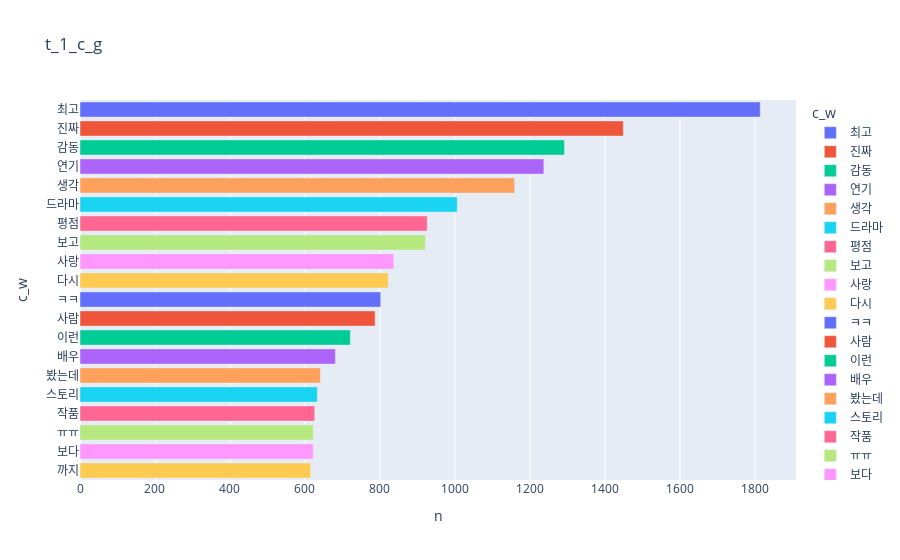

The code cell stored with this chart in its notebook:
### Code cell
t_l_0_data=dict(N_그램_표현(t_l_1_s,20,1))
v_df2=pd.DataFrame(columns=['c_w','n'])
v_df2['c_w']=list(t_l_0_data.keys())
v_df2['n']=list(t_l_0_data.values())
fig=px.bar(v_df2,x='n',y='c_w',orientation='h',title='t_1_c_g',color='c_w')#orientation:동작 형식
fig.show()

### Figure 1 — Plotly figure (JSON) as saved in the notebook; plotly's stock layout.template omitted (floating-point values rounded to 4 significant figures)
{"data": [{"alignmentgroup": "True", "hovertemplate": "c_w=%{y}<br>n=%{x}<extra></extra>", "legendgroup": "최고", "marker": {"color": "#636efa", "pattern": {"shape": ""}}, "name": "최고", "offsetgroup": "최고", "orientation": "h", "showlegend": true, "textposition": "auto", "type": "bar", "x": [1814], "xaxis": "x", "y": ["최고"], "yaxis": "y"}, {"alignmentgroup": "True", "hovertemplate": "c_w=%{y}<br>n=%{x}<extra></extra>", "legendgroup": "진짜", "marker": {"color": "#EF553B", "pattern": {"shape": ""}}, "name": "진짜", "offsetgroup": "진짜", "orientation": "h", "showlegend": true, "textposition": "auto", "type": "bar", "x": [1449], "xaxis": "x", "y": ["진짜"], "yaxis": "y"}, {"alignmentgroup": "True", "hovertemplate": "c_w=%{y}<br>n=%{x}<extra></extra>", "legendgroup": "감동", "marker": {"color": "#00cc96", "pattern": {"shape": ""}}, "name": "감동", "offsetgroup": "감동", "orientation": "h", "showlegend": true, "textposition": "auto", "type": "bar", "x": [1292], "xaxis": "x", "y": ["감동"], "yaxis": "y"}, {"alignmentgroup": "True", "hovertemplate": "c_w=%{y}<br>n=%{x}<extra></extra>", "legendgroup": "연기", "marker": {"color": "#ab63fa", "pattern": {"shape": ""}}, "name": "연기", "offsetgroup": "연기", "orientation": "h", "showlegend": true, "textposition": "auto", "type": "bar", "x": [1237], "xaxis": "x", "y": ["연기"], "yaxis": "y"}, {"alignmentgroup": "True", "hovertemplate": "c_w=%{y}<br>n=%{x}<extra></extra>", "legendgroup": "생각", "marker": {"color": "#FFA15A", "pattern": {"shape": ""}}, "name": "생각", "offsetgroup": "생각", "orientation": "h", "showlegend": true, "textposition": "auto", "type": "bar", "x": [1159], "xaxis": "x", "y": ["생각"], "yaxis": "y"}, {"alignmentgroup": "True", "hovertemplate": "c_w=%{y}<br>n=%{x}<extra></extra>", "legendgroup": "드라마", "marker": {"color": "#19d3f3", "pattern": {"shape": ""}}, "name": "드라마", "offsetgroup": "드라마", "orientation": "h", "showlegend": true, "textposition": "auto", "type": "bar", "x": [1006], "xaxis": "x", "y": ["드라마"], "yaxis": "y"}, {"alignmentgroup": "True", "hovertemplate": "c_w=%{y}<br>n=%{x}<extra></extra>", "legendgroup": "평점", "marker": {"color": "#FF6692", "pattern": {"shape": ""}}, "name": "평점", "offsetgroup": "평점", "orientation": "h", "showlegend": true, "textposition": "auto", "type": "bar", "x": [926], "xaxis": "x", "y": ["평점"], "yaxis": "y"}, {"alignmentgroup": "True", "hovertemplate": "c_w=%{y}<br>n=%{x}<extra></extra>", "legendgroup": "보고", "marker": {"color": "#B6E880", "pattern": {"shape": ""}}, "name": "보고", "offsetgroup": "보고", "orientation": "h", "showlegend": true, "textposition": "auto", "type": "bar", "x": [921], "xaxis": "x", "y": ["보고"], "yaxis": "y"}, {"alignmentgroup": "True", "hovertemplate": "c_w=%{y}<br>n=%{x}<extra></extra>", "legendgroup": "사랑", "marker": {"color": "#FF97FF", "pattern": {"shape": ""}}, "name": "사랑", "offsetgroup": "사랑", "orientation": "h", "showlegend": true, "textposition": "auto", "type": "bar", "x": [837], "xaxis": "x", "y": ["사랑"], "yaxis": "y"}, {"alignmentgroup": "True", "hovertemplate": "c_w=%{y}<br>n=%{x}<extra></extra>", "legendgroup": "다시", "marker": {"color": "#FECB52", "pattern": {"shape": ""}}, "name": "다시", "offsetgroup": "다시", "orientation": "h", "showlegend": true, "textposition": "auto", "type": "bar", "x": [822], "xaxis": "x", "y": ["다시"], "yaxis": "y"}, {"alignmentgroup": "True", "hovertemplate": "c_w=%{y}<br>n=%{x}<extra></extra>", "legendgroup": "ㅋㅋ", "marker": {"color": "#636efa", "pattern": {"shape": ""}}, "name": "ㅋㅋ", "offsetgroup": "ㅋㅋ", "orientation": "h", "showlegend": true, "textposition": "auto", "type": "bar", "x": [802], "xaxis": "x", "y": ["ㅋㅋ"], "yaxis": "y"}, {"alignmentgroup": "True", "hovertemplate": "c_w=%{y}<br>n=%{x}<extra></extra>", "legendgroup": "사람", "marker": {"color": "#EF553B", "pattern": {"shape": ""}}, "name": "사람", "offsetgroup": "사람", "orientation": "h", "showlegend": true, "textposition": "auto", "type": "bar", "x": [787], "xaxis": "x", "y": ["사람"], "yaxis": "y"}, {"alignmentgroup": "True", "hovertemplate": "c_w=%{y}<br>n=%{x}<extra></extra>", "legendgroup": "이런", "marker": {"color": "#00cc96", "pattern": {"shape": ""}}, "name": "이런", "offsetgroup": "이런", "orientation": "h", "showlegend": true, "textposition": "auto", "type": "bar", "x": [721], "xaxis": "x", "y": ["이런"], "yaxis": "y"}, {"alignmentgroup": "True", "hovertemplate": "c_w=%{y}<br>n=%{x}<extra></extra>", "legendgroup": "배우", "marker": {"color": "#ab63fa", "pattern": {"shape": ""}}, "name": "배우", "offsetgroup": "배우", "orientation": "h", "showlegend": true, "textposition": "auto", "type": "bar", "x": [681], "xaxis": "x", "y": ["배우"], "yaxis": "y"}, {"alignmentgroup": "True", "hovertemplate": "c_w=%{y}<br>n=%{x}<extra></extra>", "legendgroup": "봤는데", "marker": {"color": "#FFA15A", "pattern": {"shape": ""}}, "name": "봤는데", "offsetgroup": "봤는데", "orientation": "h", "showlegend": true, "textposition": "auto", "type": "bar", "x": [641], "xaxis": "x", "y": ["봤는데"], "yaxis": "y"}, {"alignmentgroup": "True", "hovertemplate": "c_w=%{y}<br>n=%{x}<extra></extra>", "legendgroup": "스토리", "marker": {"color": "#19d3f3", "pattern": {"shape": ""}}, "name": "스토리", "offsetgroup": "스토리", "orientation": "h", "showlegend": true, "textposition": "auto", "type": "bar", "x": [633], "xaxis": "x", "y": ["스토리"], "yaxis": "y"}, {"alignmentgroup": "True", "hovertemplate": "c_w=%{y}<br>n=%{x}<extra></extra>", "legendgroup": "작품", "marker": {"color": "#FF6692", "pattern": {"shape": ""}}, "name": "작품", "offsetgroup": "작품", "orientation": "h", "showlegend": true, "textposition": "auto", "type": "bar", "x": [626], "xaxis": "x", "y": ["작품"], "yaxis": "y"}, {"alignmentgroup": "True", "hovertemplate": "c_w=%{y}<br>n=%{x}<extra></extra>", "legendgroup": "ㅠㅠ", "marker": {"color": "#B6E880", "pattern": {"shape": ""}}, "name": "ㅠㅠ", "offsetgroup": "ㅠㅠ", "orientation": "h", "showlegend": true, "textposition": "auto", "type": "bar", "x": [622], "xaxis": "x", "y": ["ㅠㅠ"], "yaxis": "y"}, {"alignmentgroup": "True", "hovertemplate": "c_w=%{y}<br>n=%{x}<extra></extra>", "legendgroup": "보다", "marker": {"color": "#FF97FF", "pattern": {"shape": ""}}, "name": "보다", "offsetgroup": "보다", "orientation": "h", "showlegend": true, "textposition": "auto", "type": "bar", "x": [622], "xaxis": "x", "y": ["보다"], "yaxis": "y"}, {"alignmentgroup": "True", "hovertemplate": "c_w=%{y}<br>n=%{x}<extra></extra>", "legendgroup": "까지", "marker": {"color": "#FECB52", "pattern": {"shape": ""}}, "name": "까지", "offsetgroup": "까지", "orientation": "h", "showlegend": true, "textposition": "auto", "type": "bar", "x": [615], "xaxis": "x", "y": ["까지"], "yaxis": "y"}], "layout": {"barmode": "relative", "legend": {"title": {"text": "c_w"}, "tracegroupgap": 0}, "title": {"text": "t_1_c_g"}, "xaxis": {"anchor": "y", "domain": [0, 1], "title": {"text": "n"}}, "yaxis": {"anchor": "x", "categoryarray": ["까지", "보다", "ㅠㅠ", "작품", "스토리", "봤는데", "배우", "이런", "사람", "ㅋㅋ", "다시", "사랑", "보고", "평점", "드라마", "생각", "연기", "감동", "진짜", "최고"], "categoryorder": "array", "domain": [0, 1], "title": {"text": "c_w"}}}}
